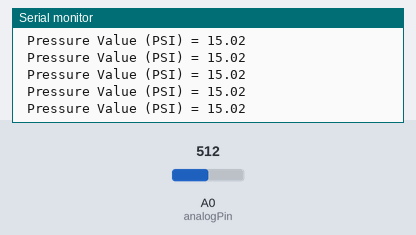
Bench run of a sketch on a simulated Arduino Uno, built with avr-gcc and run on an emulated ATmega328P. On the bench: the last lines printed to the serial monitor. The test bench sets the inputs (shaded band); at power-on: A0 (analogPin) = 512.

Above: at 4.2 s.
4.3 s: A0 (analogPin) set to 382
At 4.8 s:
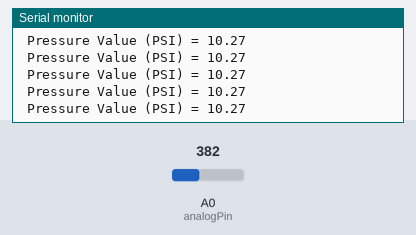
7.3 s: A0 (analogPin) set to 365
At 8.0 s:
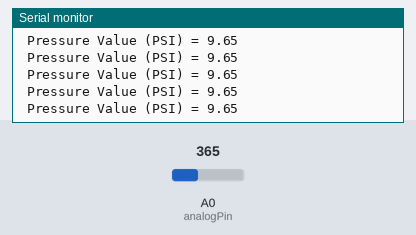
16.3 s: A0 (analogPin) set to 108
At 17.1 s:
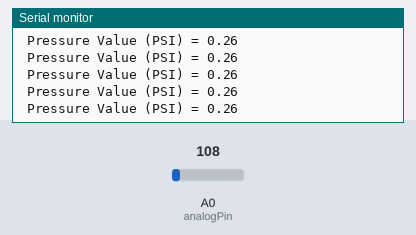
17.8 s: A0 (analogPin) set to 95
At 18.6 s:
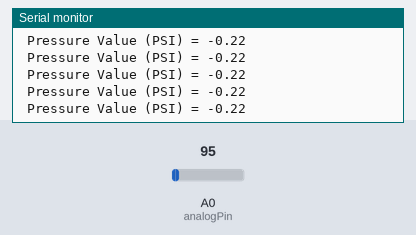
Timing chart, 0 to 20.8 s (numbered marks = the images above; inputs shaded):
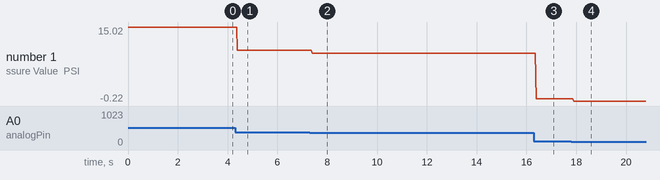

Measured:
- after the input at 4.3 s, the serial monitor: prints a new line after 0.09 s (image 1)
- after the input at 7.3 s, the serial monitor: prints a new line after 0.09 s (image 2)
- after the input at 16.3 s, the serial monitor: prints a new line after 0.08 s (image 3)
- after the input at 17.8 s, the serial monitor: prints a new line after 0.10 s (image 4)
- plotted number 1: 15.02 → 10.27 after the input at 4.3 s, 10.27 → 9.65 after the input at 7.3 s, 9.65 → 0.26 after the input at 16.3 s, 0.26 → -0.22 after the input at 17.8 s

The sketch:

pressure_transducer.ino
```cpp
const int analogPin = A0; // input connected to analog pin 0
float inPin;        // variable to store the read value
float val = 0;      // variable to store the read value

void setup() {
  Serial.begin(9600);

  //Use Arduino pins
  //Using vcc pin on board, no need to set a pin high
  //Using ground pin on board, no need to set a pin low

}

void loop() {
  inPin = analogRead(A0);   // read the input pin
  val = (((inPin - 101)*30)/(922-101));
  /*
  1024 bits for arduino input, multiplication factor is 30 as transducer reads 0 to 30 PSI
  0.5 volts is an analog reading of 101  (rounded) for 0 PSI
  4.5 volts is an analog reading of 922  (rounded) for 30 PSI
  so the formula is Pressure (PSI) = ( Analog Reading - 101 ) * 30 /  ( 922 - 101 )
  */
  Serial.print("\n Pressure Value (PSI) = ");
  Serial.println(val);
}
```
